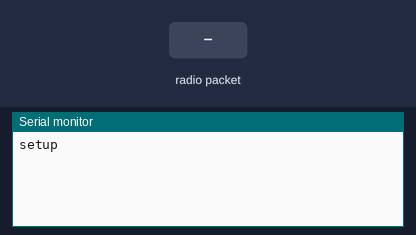
Simulated run of this sketch. Board: Arduino Uno, built with avr-gcc and run on an emulated ATmega328P. On the bench: the last lines printed to the serial monitor. The test bench sets the inputs (shaded band). No radio packets arrive unless stated.

Above: at 1.2 s.
1.3 s: radio packet "1" arrives
At 2.1 s:
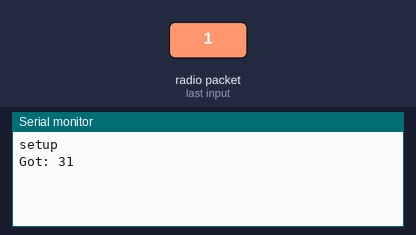
2.8 s: radio packet "0" arrives
At 3.2 s:
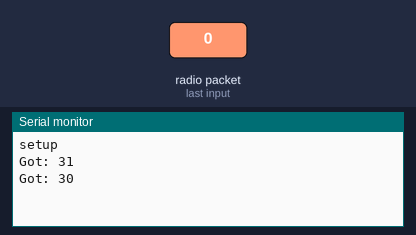
4.3 s: radio packet "2" arrives
At 5.6 s:
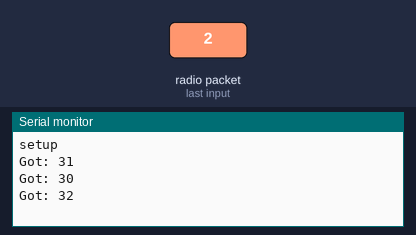

The sketch:

joystick_receiver_test.ino
```cpp
#include <VirtualWire.h>
// receiver.pde
//
// Simple example of how to use VirtualWire to receive messages
// Implements a simplex (one-way) receiver with an Rx-B1 module
//
// See VirtualWire.h for detailed API docs
// Author: Mike McCauley (mikem@airspayce.com)
// Copyright (C) 2008 Mike McCauley
// $Id: receiver.pde,v 1.3 2009/03/30 00:07:24 mikem Exp $

void setup()
{
    Serial.begin(9600); // Debugging only
    Serial.println("setup");
    // Initialise the IO and ISR
    vw_set_rx_pin(13);

    //vw_set_ptt_inverted(true); // Required for DR3100
    vw_setup(2000);      // Bits per sec
    vw_rx_start();       // Start the receiver PLL running
}
void loop()

{
    uint8_t buf[VW_MAX_MESSAGE_LEN];
    uint8_t buflen = VW_MAX_MESSAGE_LEN;
    if (vw_get_message(buf, &buflen)) // Non-blocking
    {
        int i;
        digitalWrite(13, true); // Flash a light to show received good message
        // Message with a good checksum received, dump it.
        Serial.print("Got: ");

        for (i = 0; i < buflen; i++)
        {
            Serial.print(buf[i], HEX);
            Serial.print(" ");
        }
        Serial.println("");
        digitalWrite(13, false);
    }
}
```

Measured:
- after the input at 1.3 s, the serial monitor: prints a new line at once (image 1)
- after the input at 2.8 s, the serial monitor: prints a new line at once (image 2)
- after the input at 4.3 s, the serial monitor: prints a new line at once (image 3)
